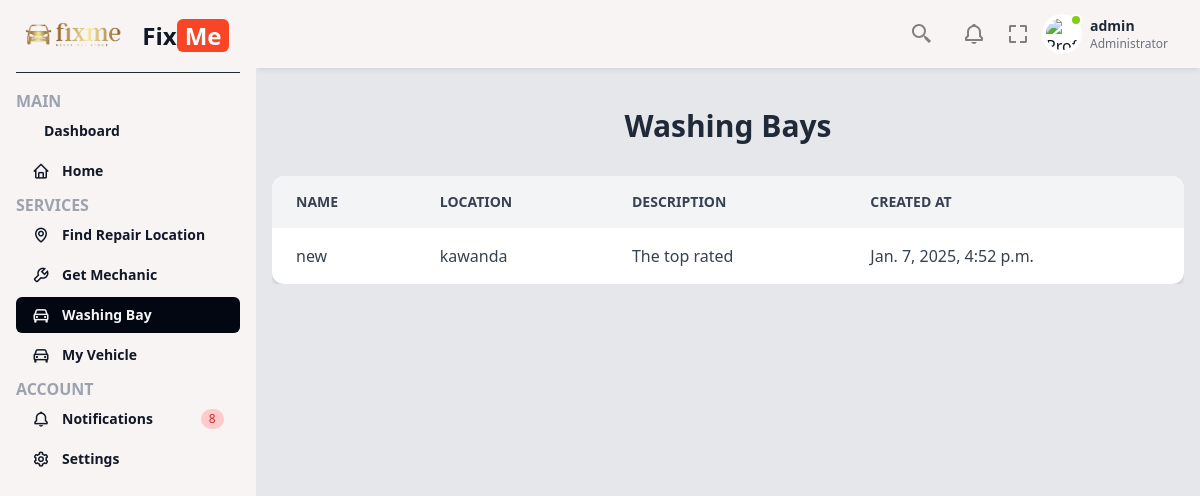
The page /washingbay/ (signed in) on the database its author committed.
### fixmeApp/models.py (models this page shows)
class WashingBay(models.Model):
    name = models.CharField(max_length=20)
    location = models.CharField(max_length=30)
    description = models.CharField(max_length=100, null=True, blank=True)
    created_at = models.DateTimeField(auto_now_add=True)

### fixmeApp/views.py (the view)
# urls.py: path('washingbay/', views.washingbay, name="washingbay"),
@login_required
def washingbay(request):
    washingbay = WashingBay.objects.all()
    return render(request, 'washingbay.html', {
        'washingbay': washingbay,
        'washingbay_count': washingbay.count(),
        'washingbay_created_at': washingbay.first().created_at if washingbay.exists() else None
    })

### fixmeApp/views.py (called while the page is built)
def message_count_processor(request):
    if request.user.is_authenticated:
        return {
            'message_count': Message.objects.filter(user=request.user, read=False).count()
        }
    return {
        'message_count': 0
    }

### fixmeApp/templates/washingbay.html
{% extends 'base.html' %}
{% block content %}
{% load static %}
<div class="max-w-6xl mx-auto px-4 mt-10">
    <h1 class="text-3xl font-bold text-center text-gray-800 mb-8">Washing Bays</h1>
    <div class="overflow-x-auto">
        <table class="min-w-full bg-white shadow-md rounded-xl overflow-hidden">
            <thead class="bg-gray-100 text-gray-700 text-left text-sm uppercase">
                <tr>
                    <th class="px-6 py-4">Name</th>
                    <th class="px-6 py-4">Location</th>
                    <th class="px-6 py-4">Description</th>
                    <th class="px-6 py-4">Created At</th>
                </tr>
            </thead>
            <tbody class="divide-y divide-gray-200 text-gray-700">
                {% for bay in washingbay %}
                <tr class="hover:bg-gray-50 transition">
                    <td class="px-6 py-4">{{ bay.name }}</td>
                    <td class="px-6 py-4">{{ bay.location }}</td>
                    <td class="px-6 py-4">{{ bay.description }}</td>
                    <td class="px-6 py-4">{{ bay.created_at }}</td>
                </tr>
                {% endfor %}
            </tbody>
        </table>
    </div>
</div>
{% endblock %}

### fixmeApp/templates/base.html (shortened to what this page needs)
{% load static %}
<!DOCTYPE html>
<html lang="en">
<head>
    <link href='https://unpkg.com/boxicons@2.1.4/css/boxicons.min.css' rel='stylesheet'>
    <link href="https://cdn.jsdelivr.net/npm/remixicon@3.5.0/fonts/remixicon.css" rel="stylesheet">
    <script src="https://cdn.tailwindcss.com"></script>
  </head>
<body class="bg-gray-100 text-gray-900 font-sans">
    {% load static %}
    <link href="https://fonts.bunny.net/css?family=figtree:400,500,600&display=swap" rel="stylesheet" />
    <link href='https://unpkg.com/boxicons@2.1.4/css/boxicons.min.css' rel='stylesheet'>
    <link href="https://cdn.jsdelivr.net/npm/remixicon@3.5.0/fonts/remixicon.css" rel="stylesheet">
    <script src="https://cdn.tailwindcss.com"></script>
    <div class="fixed left-0 top-0 w-64 h-full bg-[#f8f4f3] p-4 z-50 sidebar-menu transition-transform">
        <a href="#" class="flex items-center pb-4 border-b border-b-gray-800">
            <img src="{% static 'images/homeimages/logo1.png' %}" alt="Logo" class="h-10 mr-2">
            <h2 class="font-bold text-2xl">Fix<span class="bg-[#f84525] text-white px-2 rounded-md">Me</span></h2>
        </a>
        <ul class="mt-4">
            <span class="text-gray-400 font-bold">MAIN</span>
            <li class="mb-1 group {% if request.path == '/dashboard/' %}selected{% endif %}">
                <a href="{% url 'dashboard' %}" class="flex font-semibold items-center py-2 px-4 text-gray-900 hover:bg-gray-950 hover:text-gray-100 rounded-md group-[.active]:bg-gray-800 group-[.active]:text-white group-[.selected]:bg-gray-950 group-[.selected]:text-gray-100">
                    <span class="text-sm">Dashboard</span>
                </a>
            </li>
            <li class="mb-1 group {% if request.path == '/' %}selected{% endif %}">
                <a href="{% url 'home' %}" class="flex font-semibold items-center py-2 px-4 text-gray-900 hover:bg-gray-950 hover:text-gray-100 rounded-md group-[.active]:bg-gray-800 group-[.active]:text-white group-[.selected]:bg-gray-950 group-[.selected]:text-gray-100">
                    <i class='bx bx-home mr-3 text-lg'></i>
                    <span class="text-sm">Home</span>
                </a>
            </li>
            <span class="text-gray-400 font-bold">SERVICES</span>
            <li class="mb-1 group {% if request.path == '/repairlocation/' %}selected{% endif %}">
                <a href="{% url 'repairlocation' %}" class="flex font-semibold items-center py-2 px-4 text-gray-900 hover:bg-gray-950 hover:text-gray-100 rounded-md group-[.active]:bg-gray-800 group-[.active]:text-white group-[.selected]:bg-gray-950 group-[.selected]:text-gray-100">
                    <i class='bx bx-map mr-3 text-lg'></i>
                    <span class="text-sm">Find Repair Location</span>
                </a>
            </li>
            <li class="mb-1 group {% if request.path == '/mechanic/' %}selected{% endif %}">
                <a href="{% url 'mechanic' %}" class="flex font-semibold items-center py-2 px-4 text-gray-900 hover:bg-gray-950 hover:text-gray-100 rounded-md group-[.active]:bg-gray-800 group-[.active]:text-white group-[.selected]:bg-gray-950 group-[.selected]:text-gray-100">
                    <i class='bx bx-wrench mr-3 text-lg'></i>
                    <span class="text-sm">Get Mechanic</span>
                </a>
            </li>
            {% if user.is_authenticated %}
            <li class="mb-1 group {% if request.path == '/washingbay/' %}selected{% endif %}">
                <a href="{% url 'washingbay' %}" class="flex font-semibold items-center py-2 px-4 text-gray-900 hover:bg-gray-950 hover:text-gray-100 rounded-md group-[.active]:bg-gray-800 group-[.active]:text-white group-[.selected]:bg-gray-950 group-[.selected]:text-gray-100">
                    <i class='bx bx-car mr-3 text-lg'></i>
                    <span class="text-sm">Washing Bay</span>
                </a>
            </li>
            <li class="mb-1 group">
                <a href="#" class="flex font-semibold items-center py-2 px-4 text-gray-900 hover:bg-gray-950 hover:text-gray-100 rounded-md group-[.active]:bg-gray-800 group-[.active]:text-white group-[.selected]:bg-gray-950 group-[.selected]:text-gray-100">
                    <i class='bx bx-car mr-3 text-lg'></i>
                    <span class="text-sm">My Vehicle</span>
                </a>
            </li>
            {% endif %}
            <span class="text-gray-400 font-bold">ACCOUNT</span>
            {% if user.is_authenticated %}
            <li class="mb-1 group {% if request.path == '/notifications/' %}selected{% endif %}">
                <a href="{% url 'notifications' %}" class="flex font-semibold items-center py-2 px-4 text-gray-900 hover:bg-gray-950 hover:text-gray-100 rounded-md group-[.active]:bg-gray-800 group-[.active]:text-white group-[.selected]:bg-gray-950 group-[.selected]:text-gray-100">
                    <i class='bx bx-bell mr-3 text-lg'></i>
                    <span class="text-sm">Notifications</span>
                    {% if message_count > 0 %}
                    <span class="md:block px-2 py-0.5 ml-auto text-xs font-medium tracking-wide text-red-600 bg-red-200 rounded-full">{{ message_count }}</span>
                    {% endif %}
                </a>
            </li>
            <li class="mb-1 group {% if request.path == '/settings/' %}selected{% endif %}">
                <a href="{% url 'settings' %}" class="flex font-semibold items-center py-2 px-4 text-gray-900 hover:bg-gray-950 hover:text-gray-100 rounded-md group-[.active]:bg-gray-800 group-[.active]:text-white group-[.selected]:bg-gray-950 group-[.selected]:text-gray-100">
                    <i class='bx bx-cog mr-3 text-lg'></i>
                    <span class="text-sm">Settings</span>
                </a>
            </li>
            {% endif %}
        </ul>
    </div>
    <main class="w-full md:w-[calc(100%-256px)] md:ml-64 bg-gray-200 min-h-screen transition-all main">
        <div class="py-2 px-6 bg-[#f8f4f3] flex items-center shadow-md shadow-black/5 sticky top-0 left-0 z-30">
            <ul class="ml-auto flex items-center">
                <li class="mr-1 dropdown">
                    <button type="button" class="dropdown-toggle text-gray-400 mr-4 w-8 h-8 rounded flex items-center justify-center hover:text-gray-600">
                    </button>
                </li>
                {% if user.is_authenticated %}
                <li class="dropdown">
                    <button type="button" class="dropdown-toggle text-gray-400 mr-4 w-8 h-8 rounded flex items-center justify-center hover:text-gray-600">
                    </button>
                </li>
                {% endif %}
                <button id="fullscreen-button">
                    <svg xmlns="http://www.w3.org/2000/svg" width="24" height="24" class="hover:bg-gray-100 rounded-full" viewBox="0 0 24 24" style="fill: gray;transform: ;msFilter:;"><path d="M5 5h5V3H3v7h2zm5 14H5v-5H3v7h7zm11-5h-2v5h-5v2h7zm-2-4h2V3h-7v2h5z"></path></svg>
                </button>
                <li class="dropdown ml-3">
                    <button type="button" class="dropdown-toggle flex items-center">
                        <div class="flex-shrink-0 w-10 h-10 relative">
                            <div class="p-1 bg-white rounded-full focus:outline-none focus:ring">
                                <img class="w-8 h-8 rounded-full" src="https://laravelui.spruko.com/tailwind/ynex/build/assets/images/faces/9.jpg" alt="Profile"/>
                                <div class="top-0 left-7 absolute w-3 h-3 bg-lime-500 border-2 border-white rounded-full"></div>
                            </div>
                        </div>
                        <div class="p-2 md:block text-left">
                            <h2 class="text-sm font-semibold text-gray-800">
                                {% if user.is_authenticated %}
                                    {{ user.username }}
                                {% else %}
                                    Guest
                                {% endif %}
                            </h2>
                            <p class="text-xs text-gray-500">
                                {% if user.is_authenticated %}
                                    {% if user.is_staff %}Administrator{% else %}User{% endif %}
                                {% else %}
                                    Not logged in
                                {% endif %}
                            </p>
                        </div>
                    </button>
                </li>
            </ul>
        </div>
  <main>
    {% block content %}
    {% endblock %}
  </main>
</body>
</html>

### rows shown on the page
WashingBay: name "new", location "kawanda", description "The top rated", created_at "Jan. 7, 2025, 4:52 p.m."

### other values the page prints
{{ message_count }} "8"
{{ user.username }} "admin"
